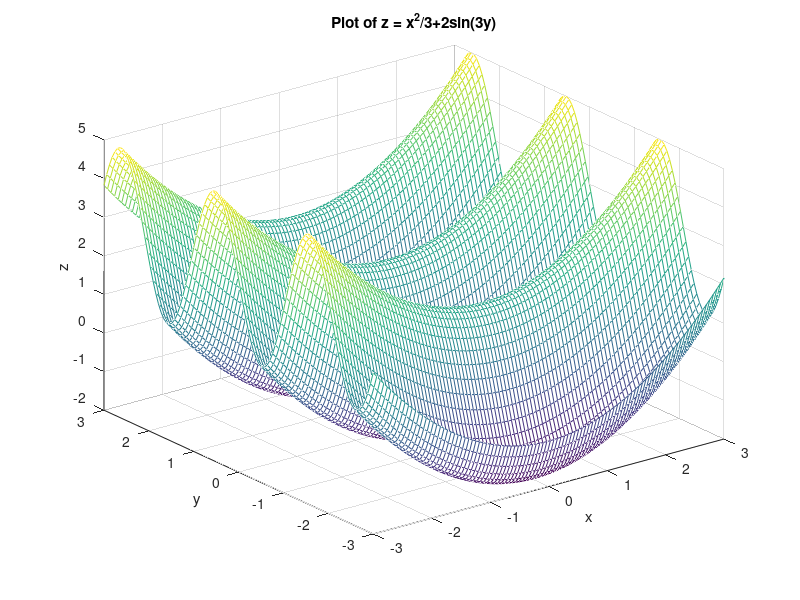

This chart was generated by the following MATLAB code:
x = linspace(-3,3);
y = x;
[X, Y] = meshgrid(x, y);
Z = X.^2/3+2*sin(3*Y);
mesh(X, Y, Z)
xlabel('x');
ylabel('y');
zlabel('z');
title('Plot of z = x^2/3+2sin(3y)');
saveas(gcf,'A3Q11','png'); %Autosave the figure